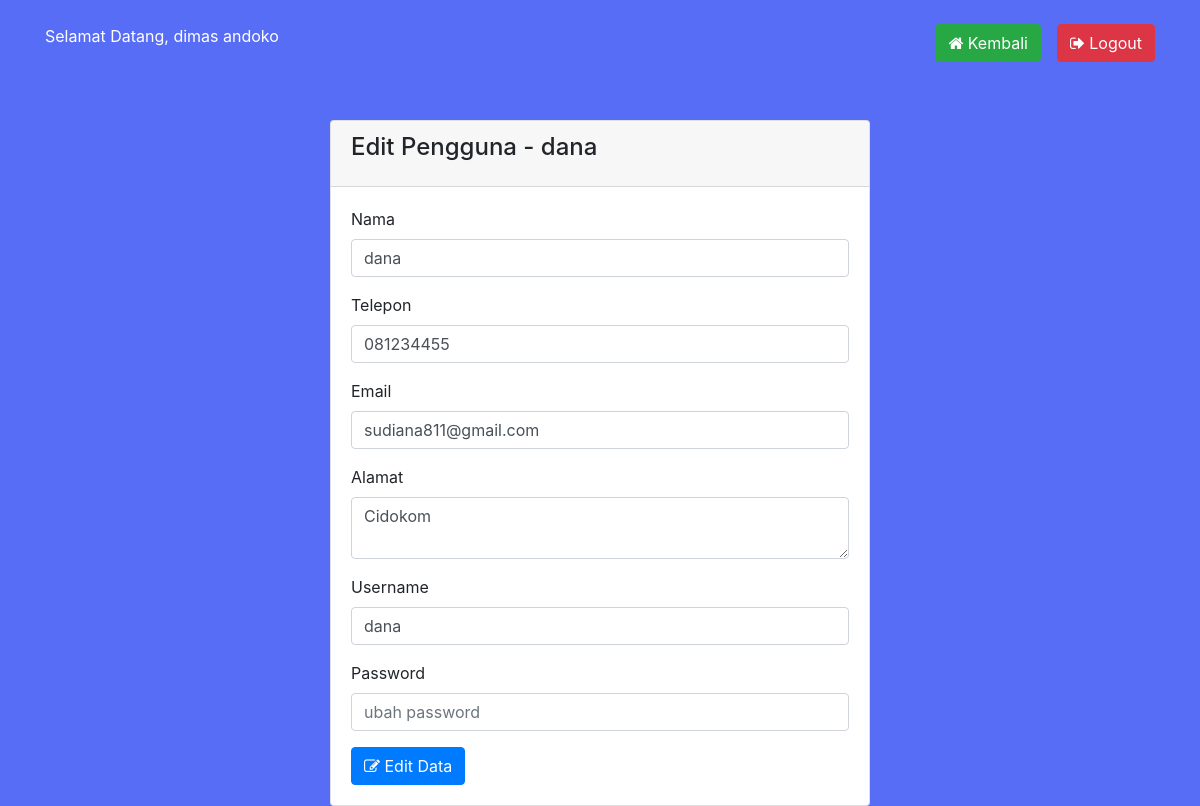
The page /edit.php?id=8 (signed in) on the database its author committed.
### tables this page shows
CREATE TABLE `tbl_user` (
  `id_login` int(11) NOT NULL,
  `username` varchar(255) NOT NULL,
  `password` varchar(255) NOT NULL,
  `nama_pengguna` varchar(255) NOT NULL,
  `telepon` varchar(15) NOT NULL,
  `email` varchar(255) NOT NULL,
  `alamat` text NOT NULL
);

### proses/panggil.php (called while the page is built, shortened)
<?php
    include 'prosescrud.php';
    $db = new Koneksi();
    $koneksi =  $db->DBConnect();
    $proses = new prosesCrud($koneksi);
    $id = $_SESSION['ADMIN']['id_login'];
    $sesi = $proses->tampil_data_id('tbl_user','id_login',$id);
?>

### proses/prosescrud.php (called while the page is built, shortened)
<?php
class prosesCrud {
    protected $db;
    function __construct($db){
        $this->db = $db;
    }
    function tampil_data_id($tabel,$where,$id)
    {
        $row = $this->db->prepare("SELECT * FROM $tabel WHERE $where = ?");
        $row->execute(array($id));
        return $hasil = $row->fetch();
    }
}

### edit.php (the view, shortened to what this page needs)
<?php
    require 'proses/panggil.php';
    $idGet = strip_tags($_GET['id']);
    $hasil = $proses->tampil_data_id('tbl_user','id_login',$idGet);
?>
<!DOCTYPE HTML>
<html>
	<head>
		<link rel="stylesheet" href="https://maxcdn.bootstrapcdn.com/bootstrap/4.0.0/css/bootstrap.min.css">
		<link rel="stylesheet" href="https://stackpath.bootstrapcdn.com/font-awesome/4.7.0/css/font-awesome.min.css">
	</head>
    <body style="background:#586df5;">
		<div class="container">
			<br/>
            <span style="color:#fff";>Selamat Datang, <?php echo $sesi['nama_pengguna'];?></span>
			<div class="float-right">
				<a href="index.php" class="btn btn-success btn-md" style="margin-right:1pc;"><span class="fa fa-home"></span> Kembali</a>
				<a href="logout.php" class="btn btn-danger btn-md float-right"><span class="fa fa-sign-out"></span> Logout</a>
			</div>
			<br/><br/><br/>
			<div class="row">
				<div class="col-sm-3"></div>
				<div class="col-lg-6">
					<br/>
					<div class="card">
						<div class="card-header">
						<h4 class="card-title">Edit Pengguna - <?php echo $hasil['nama_pengguna'];?></h4>
						</div>
						<div class="card-body">
							<form action="proses/crud.php?aksi=edit" method="POST">
								<div class="form-group">
									<label>Nama </label>
									<input type="text" value="<?php echo $hasil['nama_pengguna'];?>" class="form-control" name="nama">
								</div>
								<div class="form-group">
									<label>Telepon</label>
									<input type="number" value="<?php echo $hasil['telepon'];?>" class="form-control" name="telepon">
								</div>
								<div class="form-group">
									<label>Email</label>
									<input type="harga" value="<?php echo $hasil['email'];?>" class="form-control" name="email">
								</div>
								<div class="form-group">
									<label>Alamat</label>
									<textarea name="alamat" class="form-control"><?php echo $hasil['alamat'];?></textarea>
								</div>
								<div class="form-group">
									<label>Username</label>
									<input type="text" value="<?php echo $hasil['username'];?>" class="form-control" name="user">
								</div>
								<div class="form-group">
									<label>Password</label>
									<input type="password" value="" placeholder="ubah password" class="form-control" name="pass">
								</div>
								<button class="btn btn-primary btn-md" name="create"><i class="fa fa-edit"> </i> Edit Data</button>
							</form>
						</div>
					</div>
				</div>
				<div class="col-sm-3"></div>
			</div>
		</div>
	</body>
</html>

### rows shown on the page
tbl_user: nama_pengguna "dimas andoko"
tbl_user: nama_pengguna "dana", nama "dana", telepon "081234455", email "sudiana811@gmail.com", alamat "Cidokom", user "dana"
